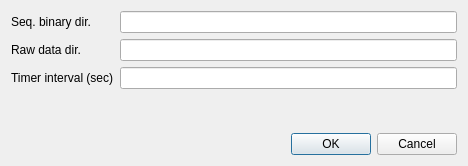
<ui version="4.0" >
 <class>STControllerConfigDlg</class>
 <widget class="QDialog" name="STControllerConfigDlg" >
  <property name="geometry" >
   <rect>
    <x>0</x>
    <y>0</y>
    <width>468</width>
    <height>166</height>
   </rect>
  </property>
  <property name="windowTitle" >
   <string>ST4 Controller Configuration</string>
  </property>
  <layout class="QVBoxLayout" name="verticalLayout" >
   <item>
    <layout class="QGridLayout" name="gridLayout" >
     <item row="0" column="0" >
      <widget class="QLabel" name="label" >
       <property name="text" >
        <string>Seq. binary dir.</string>
       </property>
      </widget>
     </item>
     <item row="0" column="1" >
      <widget class="QLineEdit" name="seq_bin_dir" />
     </item>
     <item row="1" column="0" >
      <widget class="QLabel" name="label_2" >
       <property name="text" >
        <string>Raw data dir.</string>
       </property>
      </widget>
     </item>
     <item row="1" column="1" >
      <widget class="QLineEdit" name="raw_data_dir" />
     </item>
     <item row="2" column="0" >
      <widget class="QLabel" name="label_3" >
       <property name="text" >
        <string>Timer interval (sec)</string>
       </property>
      </widget>
     </item>
     <item row="2" column="1" >
      <widget class="QLineEdit" name="timer_interval" />
     </item>
    </layout>
   </item>
   <item>
    <spacer name="verticalSpacer" >
     <property name="orientation" >
      <enum>Qt::Vertical</enum>
     </property>
     <property name="sizeHint" stdset="0" >
      <size>
       <width>20</width>
       <height>34</height>
      </size>
     </property>
    </spacer>
   </item>
   <item>
    <widget class="QDialogButtonBox" name="buttonBox" >
     <property name="orientation" >
      <enum>Qt::Horizontal</enum>
     </property>
     <property name="standardButtons" >
      <set>QDialogButtonBox::Cancel|QDialogButtonBox::Ok</set>
     </property>
    </widget>
   </item>
  </layout>
 </widget>
 <resources/>
 <connections>
  <connection>
   <sender>buttonBox</sender>
   <signal>accepted()</signal>
   <receiver>STControllerConfigDlg</receiver>
   <slot>accept()</slot>
   <hints>
    <hint type="sourcelabel" >
     <x>248</x>
     <y>254</y>
    </hint>
    <hint type="destinationlabel" >
     <x>157</x>
     <y>274</y>
    </hint>
   </hints>
  </connection>
  <connection>
   <sender>buttonBox</sender>
   <signal>rejected()</signal>
   <receiver>STControllerConfigDlg</receiver>
   <slot>reject()</slot>
   <hints>
    <hint type="sourcelabel" >
     <x>316</x>
     <y>260</y>
    </hint>
    <hint type="destinationlabel" >
     <x>286</x>
     <y>274</y>
    </hint>
   </hints>
  </connection>
 </connections>
</ui>
